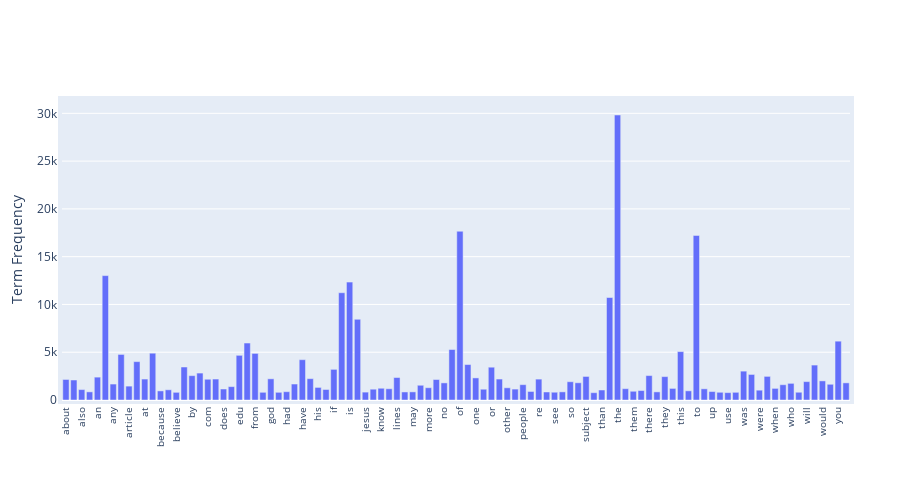

Notebook source saved alongside this figure:
### Code cell
# Exercise 14
# display the top 100 terms by frequency
# get top 100 terms
top_100 = sorted(zip(count_vect.get_feature_names_out(), term_frequencies), key=lambda x: x[1], reverse=True)[:100]
# sort alphabetically
top_100 = sorted(top_100, key=lambda x: x[0], reverse=False)


# Create a bar chart trace
trace = go.Bar(
    x=[x[0] for x in top_100],
    y=[x[1] for x in top_100],
)

layout = go.Layout(
    xaxis=dict(
        tickangle=-90,
        tickfont=dict(size=10),
    ),
    yaxis=dict(
        title='Term Frequency',
    ),
    margin=dict(
        l=50,
        r=50,
        b=100,
        t=100,
        pad=4,
    ),
    height=500,
)

# Create a figure and add the trace and layout
fig = go.Figure(data=[trace], layout=layout)

# Display the chart
fig.show()

### Figure 1 — Plotly figure (JSON) as saved in the notebook; plotly's stock layout.template omitted (floating-point values rounded to 4 significant figures)
{"data": [{"type": "bar", "x": ["about", "all", "also", "am", "an", "and", "any", "are", "article", "as", "at", "be", "because", "been", "believe", "but", "by", "can", "com", "do", "does", "don", "edu", "for", "from", "get", "god", "good", "had", "has", "have", "he", "his", "how", "if", "in", "is", "it", "jesus", "just", "know", "like", "lines", "many", "may", "me", "more", "my", "no", "not", "of", "on", "one", "only", "or", "organization", "other", "out", "people", "posting", "re", "say", "see", "should", "so", "some", "subject", "such", "than", "that", "the", "their", "them", "then", "there", "these", "they", "think", "this", "time", "to", "university", "up", "us", "use", "very", "was", "we", "were", "what", "when", "which", "who", "why", "will", "with", "would", "writes", "you", "your"], "y": [2148, 2093, 1090, 852, 2393, 13017, 1669, 4769, 1453, 4015, 2191, 4898, 952, 1068, 803, 3453, 2548, 2818, 2172, 2193, 1151, 1400, 4675, 5962, 4877, 806, 2216, 805, 870, 1671, 4218, 2232, 1318, 1100, 3208, 11226, 12343, 8447, 825, 1130, 1230, 1177, 2353, 841, 850, 1543, 1286, 2143, 1791, 5285, 17660, 3709, 2312, 1127, 3432, 2192, 1278, 1142, 1604, 892, 2186, 840, 814, 851, 1912, 1802, 2464, 766, 1045, 10723, 29825, 1184, 914, 989, 2556, 850, 2448, 1213, 5063, 959, 17222, 1170, 885, 808, 772, 805, 3020, 2674, 1028, 2472, 1215, 1599, 1742, 811, 1925, 3655, 2000, 1645, 6157, 1793]}], "layout": {"height": 500, "margin": {"b": 100, "l": 50, "pad": 4, "r": 50, "t": 100}, "xaxis": {"tickangle": -90, "tickfont": {"size": 10}}, "yaxis": {"title": {"text": "Term Frequency"}}}}
